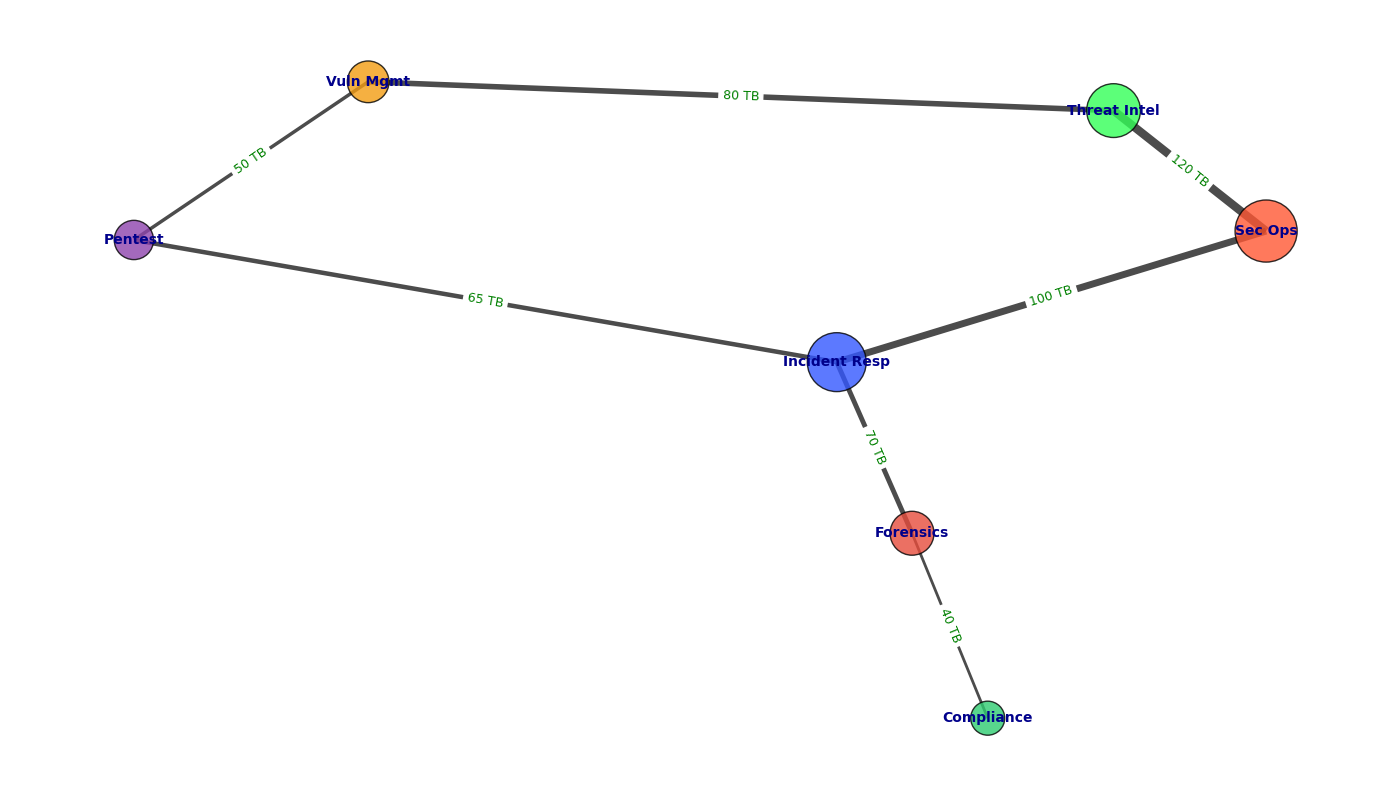

This chart was generated by the following Python code:
import matplotlib.pyplot as plt
import networkx as nx

# Shortened list of departments
departments = [
    "Sec Ops", "Threat Intel", "Incident Resp", "Vuln Mgmt",
    "Pentest", "Compliance", "Forensics"
]

# Shortened data capacities
data_capacity = [200, 150, 180, 90, 80, 60, 100]

# Shortened data transfer
data_transfer = [
    ("Sec Ops", "Threat Intel", 120),
    ("Sec Ops", "Incident Resp", 100),
    ("Threat Intel", "Vuln Mgmt", 80),
    ("Incident Resp", "Forensics", 70),
    ("Incident Resp", "Pentest", 65),
    ("Vuln Mgmt", "Pentest", 50),
    ("Compliance", "Forensics", 40)
]

G = nx.Graph()
G.add_nodes_from(departments)
G.add_weighted_edges_from(data_transfer)

pos = nx.spring_layout(G, seed=42)

node_colors = ['#FF5733', '#33FF57', '#3357FF', '#F39C12', '#8E44AD', '#2ECC71', '#E74C3C']
node_sizes = [size * 10 for size in data_capacity]

fig, ax = plt.subplots(figsize=(14, 8))

nx.draw_networkx_nodes(G, pos, node_color=node_colors, node_size=node_sizes, alpha=0.8, edgecolors='black')
edge_weights = nx.get_edge_attributes(G, 'weight')
nx.draw_networkx_edges(G, pos, width=[0.05 * weight for weight in edge_weights.values()], alpha=0.7)
nx.draw_networkx_labels(G, pos, font_size=10, font_weight='bold', font_color='darkblue')

edge_labels = {(u, v): f"{d['weight']} TB" for u, v, d in G.edges(data=True)}
nx.draw_networkx_edge_labels(G, pos, edge_labels=edge_labels, font_color='green', font_size=9)

ax.axis('off')
plt.tight_layout()
plt.show()
